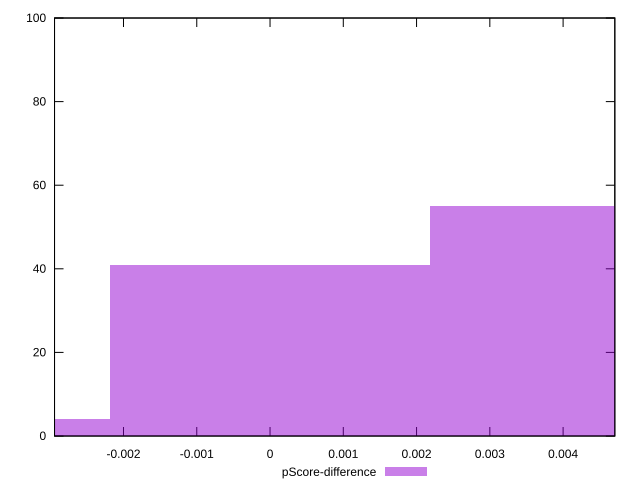

This figure's gnuplot source:
reset

$pScoreDifference <<EOF
0 41
0.004365623602187968 55
-0.004365623602187968 4
EOF

set key outside below
set boxwidth 0.004365623602187968
set xrange [-0.002941176470588225:0.004705882352941171]
set yrange [0:100]
set trange [0:100]
set style fill transparent solid 0.5 noborder
set terminal svg size 640, 490 enhanced background rgb 'white'
set output "report_00017_2021-02-10T15-08-03.406Z/unused-javascript/samples/pages+cached+noadtech+nomedia/pScore-difference/histogram.svg"

plot $pScoreDifference title "pScore-difference" with boxes

reset
